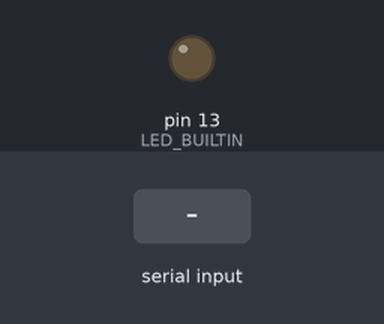
A sketch run on a simulated Arduino Nano, built with avr-gcc and run on an emulated ATmega328P. On the bench: output pins drawn as LEDs (lit = HIGH). The inputs (shaded band) are chosen by the test bench. Random numbers use the default seed unless the sketch sets one; what the sketch prints to the serial monitor is not drawn.

Above: at 1.4 s.
1.5 s: "gen\n" received over Serial
At 2.3 s:
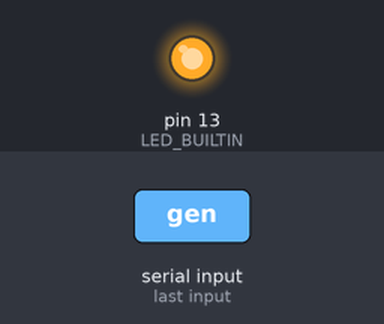
4.0 s: "start \n" received over Serial
5.5 s: "score \n" received over Serial
Timing chart, 0 to 8.5 s (numbered marks = the images above; inputs shaded):
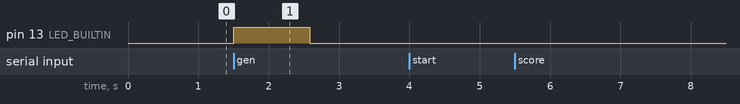

Measured:
- after the input at 1.5 s, pin 13 (LED_BUILTIN): LOW → HIGH at once, → LOW 1.1 s later

The sketch:

NanoBrain.ino
```cpp
// NanoBrain: a tiny neural-network language model running on an Arduino Nano.
// It reads the last 4 letters and predicts the next one, letter by letter,
// inventing new words (or names) that sound real. Trained on a Mac by train/train.c.
//
// Serial 9600 baud. Commands:
//   (Enter) or gen [n]   invent n words
//   start <letters>      invent words that begin with <letters>
//   score <word>         how real does a word sound to the model?
//   temp <0.1-2>         creativity (low = safe, high = wild)
//   mode words|names     switch brains
//   help

#include <avr/pgmspace.h>
#include <math.h>
#include "words_model.h"
#include "names_model.h"

const uint8_t V = 27, N = 4, E = 10, H = 64, NE = N * E;
const uint8_t MAX_WORD = 20;
const uint8_t LINE_LEN = 40;

struct Model {
  const char *name;
  const int8_t *C, *W1, *W2;
  const float *b1, *b2, *scale;
};
const Model models[] = {
  { "words", words_C, words_W1, words_W2, words_b1, words_b2, words_scale },
  { "names", names_C, names_W1, names_W2, names_b1, names_b2, names_scale },
};
const Model *m = &models[0];
float sC, sW1, sW2;
float temperature = 0.8;

char line[LINE_LEN + 1];
uint8_t lineLen = 0;
bool lastWasCR = false;

void useModel(const Model *next) {
  m = next;
  sC  = pgm_read_float(m->scale);
  sW1 = pgm_read_float(m->scale + 1);
  sW2 = pgm_read_float(m->scale + 2);
}

// Next-letter probabilities given the last N tokens (0 = '.', 1..26 = a..z).
void predict(const uint8_t *ctx, float *p, float temp) {
  float x[NE], h[H];
  for (uint8_t j = 0; j < N; j++)
    for (uint8_t e = 0; e < E; e++)
      x[j * E + e] = (int8_t)pgm_read_byte(m->C + ctx[j] * E + e) * sC;

  for (uint8_t i = 0; i < H; i++) {
    const int8_t *w = m->W1 + i * NE;
    float s = 0;
    for (uint8_t k = 0; k < NE; k++) s += (int8_t)pgm_read_byte(w + k) * x[k];
    h[i] = tanh(s * sW1 + pgm_read_float(m->b1 + i));
  }

  float mx = -1e30;
  for (uint8_t v = 0; v < V; v++) {
    const int8_t *w = m->W2 + v * H;
    float s = 0;
    for (uint8_t i = 0; i < H; i++) s += (int8_t)pgm_read_byte(w + i) * h[i];
    p[v] = (s * sW2 + pgm_read_float(m->b2 + v)) / temp;
    if (p[v] > mx) mx = p[v];
  }
  float z = 0;
  for (uint8_t v = 0; v < V; v++) z += p[v] = exp(p[v] - mx);
  for (uint8_t v = 0; v < V; v++) p[v] /= z;
}

void push(uint8_t *ctx, uint8_t t) {
  memmove(ctx, ctx + 1, N - 1);
  ctx[N - 1] = t;
}

uint8_t sample(const float *p) {
  float r = random(0x7FFFFFFFL) / 2147483648.0;
  for (uint8_t v = 0; v < V; v++) {
    r -= p[v];
    if (r <= 0) return v;
  }
  return V - 1;
}

void generate(const char *prefix) {
  uint8_t ctx[N] = {0};
  float p[V];
  uint8_t len = 0;
  for (; *prefix; prefix++) {
    Serial.print(*prefix);
    push(ctx, *prefix - 'a' + 1);
    len++;
  }
  for (;;) {
    predict(ctx, p, temperature);
    if (len == 0) p[0] = 0;          // don't end before the first letter
    uint8_t t = sample(p);
    if (t == 0 || len >= MAX_WORD) break;
    Serial.print((char)('a' + t - 1));
    push(ctx, t);
    len++;
  }
  Serial.println();
}

void score(const char *word) {
  uint8_t ctx[N] = {0};
  float p[V], nats = 0;
  uint8_t n = 0;
  for (const char *c = word;; c++) {
    uint8_t t = *c ? *c - 'a' + 1 : 0;
    predict(ctx, p, 1.0);
    nats -= log(p[t] + 1e-9);
    n++;
    if (!t) break;
    push(ctx, t);
  }
  float avg = nats / n;
  Serial.print(word);
  Serial.print(F(": surprise "));
  Serial.print(avg, 2);
  Serial.print(F(" per letter -> "));
  if (avg < 1.8) Serial.println(F("sounds very real"));
  else if (avg < 2.4) Serial.println(F("plausible"));
  else if (avg < 3.0) Serial.println(F("a bit odd"));
  else Serial.println(F("not a real-sounding word"));
}

// Lowercase and keep only a-z. Returns false if anything else was there.
bool cleanWord(char *s) {
  bool ok = true;
  char *out = s;
  for (; *s; s++) {
    char c = tolower(*s);
    if (c >= 'a' && c <= 'z') *out++ = c;
    else if (c != ' ') ok = false;
  }
  *out = '\0';
  return ok;
}

void printHelp() {
  Serial.println(F("NanoBrain - a tiny neural net that invents words"));
  Serial.println(F("  Enter / gen [n]     invent words"));
  Serial.println(F("  start <letters>     words beginning with <letters>"));
  Serial.println(F("  score <word>        how real does it sound?"));
  Serial.println(F("  temp <0.1-2>        creativity"));
  Serial.println(F("  mode words|names    switch brains"));
}

void prompt() {
  Serial.print(m->name);
  Serial.print(F("> "));
}

void handleLine(char *s) {
  while (*s == ' ') s++;
  digitalWrite(LED_BUILTIN, HIGH);   // "thinking"

  if (!*s) generate("");
  else if (!strncmp(s, "gen", 3)) {
    int n = atoi(s + 3);
    if (n < 1) n = 1;
    if (n > 50) n = 50;
    while (n--) generate("");
  }
  else if (!strncmp(s, "start ", 6)) {
    char *w = s + 6;
    if (!cleanWord(w) || !*w || strlen(w) > MAX_WORD) Serial.println(F("letters a-z only"));
    else for (uint8_t i = 0; i < 5; i++) generate(w);
  }
  else if (!strncmp(s, "score ", 6)) {
    char *w = s + 6;
    if (!cleanWord(w) || !*w) Serial.println(F("letters a-z only"));
    else score(w);
  }
  else if (!strncmp(s, "temp", 4)) {
    float t = atof(s + 4);
    if (t >= 0.1 && t <= 2) temperature = t;
    Serial.print(F("temp = ")); Serial.println(temperature, 2);
  }
  else if (!strncmp(s, "mode ", 5)) {
    bool found = false;
    for (const Model &mm : models)
      if (!strcmp(s + 5, mm.name)) { useModel(&mm); found = true; }
    if (!found) Serial.println(F("modes: words, names"));
  }
  else if (!strcmp(s, "help")) printHelp();
  else Serial.println(F("unknown command, type help"));

  digitalWrite(LED_BUILTIN, LOW);
}

// Accepts \r, \n or \r\n line endings; echoes as you type.
bool feedChar(char c) {
  if (c == '\n' && lastWasCR) { lastWasCR = false; return false; }
  lastWasCR = (c == '\r');
  if (c == '\r' || c == '\n') {
    line[lineLen] = '\0';
    Serial.println();
    return true;
  }
  if (c == 8 || c == 127) {
    if (lineLen) { lineLen--; Serial.print(F("\b \b")); }
    return false;
  }
  if (lineLen < LINE_LEN && c >= ' ') { line[lineLen++] = c; Serial.print(c); }
  return false;
}

void setup() {
  Serial.begin(9600);
  pinMode(LED_BUILTIN, OUTPUT);
  randomSeed(analogRead(A7) ^ (analogRead(A6) << 10) ^ micros());
  useModel(&models[0]);
  printHelp();
  prompt();
}

void loop() {
  while (Serial.available()) {
    if (feedChar(Serial.read())) {
      handleLine(line);
      lineLen = 0;
      prompt();
    }
  }
}
```

Source omitted: names_model.h (data table, 16554 bytes), words_model.h (data table, 15943 bytes)
